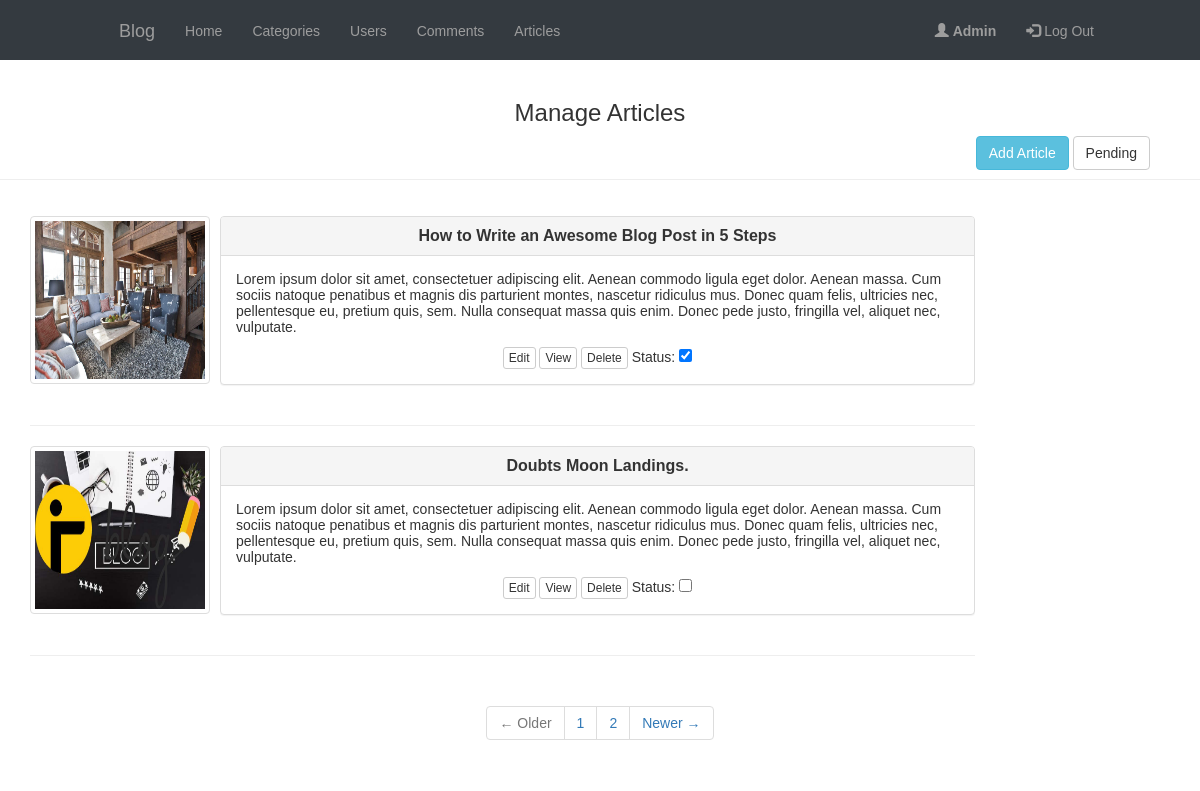
Page /admin/article-list.php (signed in) on the committed database.
### tables this page shows
CREATE TABLE `articles` (
  `id` int(5) UNSIGNED NOT NULL,
  `title` varchar(100) DEFAULT 'no title',
  `summary` varchar(350) DEFAULT 'no summary',
  `tags` varchar(100) DEFAULT 'no tags',
  `body` varchar(2000) DEFAULT 'no body',
  `author` varchar(50) DEFAULT 'no author',
  `image` varchar(100) DEFAULT 'no image',
  `category` varchar(50) DEFAULT 'no categ',
  `date` date NOT NULL,
  `is_feature` tinyint(1) UNSIGNED NOT NULL DEFAULT '0',
  `status` tinyint(1) UNSIGNED NOT NULL DEFAULT '0',
  `position` int(3) UNSIGNED NOT NULL,
  `seo_url` varchar(100) DEFAULT NULL,
  `uid` int(3) NOT NULL
);

### admin/includes_admin/pagination.php (called while the page is built, shortened)
<?php
include '../utils/dbh.php';
$results_per_page=2;
$sql="SELECT count(*) AS records_count FROM articles";
$result=mysqli_query($connect, $sql);
$number_of_results = mysqli_fetch_array($result);
$number_of_results = $number_of_results['records_count'];
$number_of_pages = ceil($number_of_results/$results_per_page);
if (!isset($_GET['page'])){
    $page=1;
}else{
    $page=$_GET['page'];
}
$this_page_first_result = ($page-1)*$results_per_page;
$next_page=$page+1;
?>

### admin/article-list.php (the view, shortened to what this page needs)
<?php
include '../utils/dbh.php';
include 'includes_admin/pagination.php';
$sql_articles = "SELECT * FROM articles ORDER BY position LIMIT " . $this_page_first_result . ',' . $results_per_page;
$result_articles = mysqli_query($connect, $sql_articles);
?>
<!DOCTYPE html>
<html lang="en">
     <head>
          <link rel="stylesheet" href="https://maxcdn.bootstrapcdn.com/bootstrap/3.3.6/css/bootstrap.min.css" />
          <link rel="stylesheet" href="//code.jquery.com/ui/1.12.1/themes/base/jquery-ui.css">
          <link rel="stylesheet" type="text/css" href="../css/style.css">
     </head>
     <body>
          <?php include 'includes_admin/header.php'?>
          <div class="page-header">
               <h3>Manage Articles</h3>
               <div align="right" style="margin-right:50px;">
               <a href="article-add" class="btn btn-info" role="button">Add Article</a>
               <?php if($role=="1"){?>
               <a href="articles-pending" class="btn btn-default" role="button">Pending</a>
               <?php } ?>
                </div>
          </div>
          <div class="container" style="width:;"><br />
               <ul class="list-unstyled" id="page_list">
                    <?php  while($row = mysqli_fetch_array($result_articles)) {  ?>
                         <li id="<?php echo $row['id']; ?>">
                         <div class="row">
                              <div class="col-xs-12 col-md-10">
                                   <div class="media">
                                        <a href="image/<?php echo $row['image'];?>" class="pull-left"  target="_blank">
                                             <img src="image/<?php echo $row['image'];?>" class="thumbnail" alt="Sample Image" height="168" width="180">
                                        </a>
                                        <div class="media-body">
                                             <div class="panel panel-default">
                                             <div class="panel-heading">
                                                  <h3 class="panel-title"><b><?php echo $row['title'];?></b></h3>
                                             </div>
                                             <div class="panel-body">
                                                  <p class="card-text" align="left"><?php echo $row['summary'];?></p>
                                                  <a class="btn btn-default btn-xs" href="article-edit-<?php echo $row['seo_url'];?>" role="button">Edit</a>
                                                  <a class="btn btn-default btn-xs" href="../<?php echo $row['seo_url'];?>" role="button">View</a>
                                                  <?php if($role=="1"){?>
                                                            <button type="button" id="<?php echo $row['id'];?>" class="btn btn-default btn-xs edit_data">Delete</button>
                                                            <span>Status:</span> <?php echo '<td><input data-id=' . $row["id"] . ' '.(( $row["status"]  == 0)?'onchange="articlePosted(this);"':'checked onchange="articleUnposted(this);"').' type="checkbox" class="custom-control-input input-task-done" id="customControlAutosizing' . $row["id"] . '" value="'.(($row["status"] == 0)?'1':'0').'"></td>' ?>
                                                       <?php } ?>
                                             </div>
                                             </div>
                                        </div>
                                   </div><hr>
                              </div>
                         </div>
                         </li>
                    <?php }?>
                </ul>
                    <ul class="pagination justify-content-center mb-4">
                    <?php if($page > 1){ ?>
                      <li class="page-item">
                        <a class="page-link" href="article-list-<?php echo $previous_page;?>">&larr; Older</a>
                      </li>
                    <?php }else {?>
                      <li class="page-item disabled">
                        <a class="page-link" href="">&larr; Older</a>
                      </li>
                    <?php } ?>
                    <?php for ($i=1; $i <= $number_of_pages; $i++){?>
			          <li><a href="article-list-<?php echo $i;?>"><?php echo $i; ?> </a></li>
                     <?php } ?>
                    <?php if($page < $number_of_pages){ ?>
                      <li class="page-item">
                        <a class="page-link" href="article-list-<?php echo $next_page;?>">Newer &rarr;</a>
                      </li>
                      <?php }else {?>
                        <li class="page-item disabled">
                        <a class="page-link" href="">Newer &rarr;</a>
                      </li>
                      <?php } ?>
                    </ul>
          </div>
    </body>
</html>

### admin/article-list.php (style rules this page uses)
body { font: 14px sans-serif; text-align: center; }

### rows in the picture
articles: image (picture), title "How to Write an Awesome Blog Post in 5 Steps", summary "Lorem ipsum dolor sit amet, consectetuer adipiscing elit. Aenean commodo ligula eget dolor. Aenean massa. Cum sociis natoque penatibus et magnis dis parturient montes, nascetur ridiculus mus. Donec quam felis, ultricies nec, pellentesque eu, pretium quis, sem. Nulla consequat massa quis enim. Donec pede justo, fringilla vel, aliquet nec, vulputate.", status "☑"
articles: image (picture), title "Doubts Moon Landings.", summary "Lorem ipsum dolor sit amet, consectetuer adipiscing elit. Aenean commodo ligula eget dolor. Aenean massa. Cum sociis natoque penatibus et magnis dis parturient montes, nascetur ridiculus mus. Donec quam felis, ultricies nec, pellentesque eu, pretium quis, sem. Nulla consequat massa quis enim. Donec pede justo, fringilla vel, aliquet nec, vulputate."

### other values in the picture
$_SESSION["username"] "Admin"
